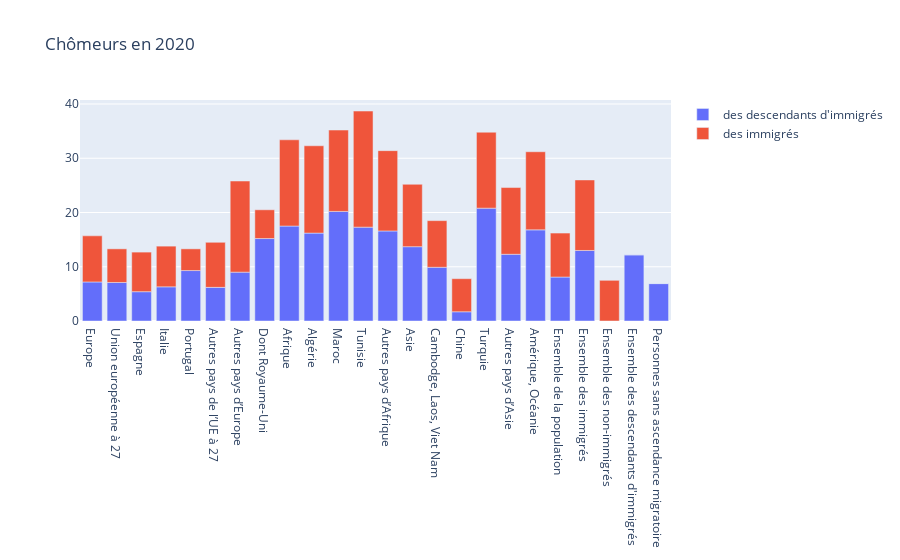

The cell this chart's notebook holds for it:
### Code cell
'Chômeurs en 2020'

### Figure 1 — Plotly figure (JSON) as saved in the notebook; plotly's stock layout.template omitted (floating-point values rounded to 4 significant figures)
{"data": [{"name": "des descendants d'immigrés", "type": "bar", "x": ["Europe", "Union européenne à 27", "Espagne", "Italie", "Portugal", "Autres pays de l’UE à 27", "Autres pays d’Europe", "Dont Royaume-Uni", "Afrique", "Algérie", "Maroc", "Tunisie", "Autres pays d’Afrique", "Asie", "Cambodge, Laos, Viet Nam", "Chine", "Turquie", "Autres pays d’Asie", "Amérique, Océanie", "Ensemble de la population", "Ensemble des immigrés", "Ensemble des non-immigrés", "Ensemble des descendants d'immigrés", "Personnes sans ascendance migratoire"], "y": [7.2, 7.1, 5.4, 6.3, 9.3, 6.2, 9, 15.2, 17.5, 16.2, 20.2, 17.3, 16.6, 13.7, 9.9, 1.7, 20.8, 12.3, 16.8, 8.1, 13, 0, 12.2, 6.9]}, {"name": "des immigrés", "type": "bar", "x": ["Europe", "Union européenne à 27", "Espagne", "Italie", "Portugal", "Autres pays de l’UE à 27", "Autres pays d’Europe", "Dont Royaume-Uni", "Afrique", "Algérie", "Maroc", "Tunisie", "Autres pays d’Afrique", "Asie", "Cambodge, Laos, Viet Nam", "Chine", "Turquie", "Autres pays d’Asie", "Amérique, Océanie", "Ensemble de la population", "Ensemble des immigrés", "Ensemble des non-immigrés", "Ensemble des descendants d'immigrés", "Personnes sans ascendance migratoire"], "y": [8.5, 6.2, 7.3, 7.5, 4, 8.3, 16.8, 5.3, 15.9, 16.1, 15, 21.4, 14.8, 11.5, 8.6, 6.1, 14, 12.3, 14.4, 8.1, 13, 7.5, 0, 0]}], "layout": {"barmode": "relative", "title": {"text": "Chômeurs en 2020"}}}
